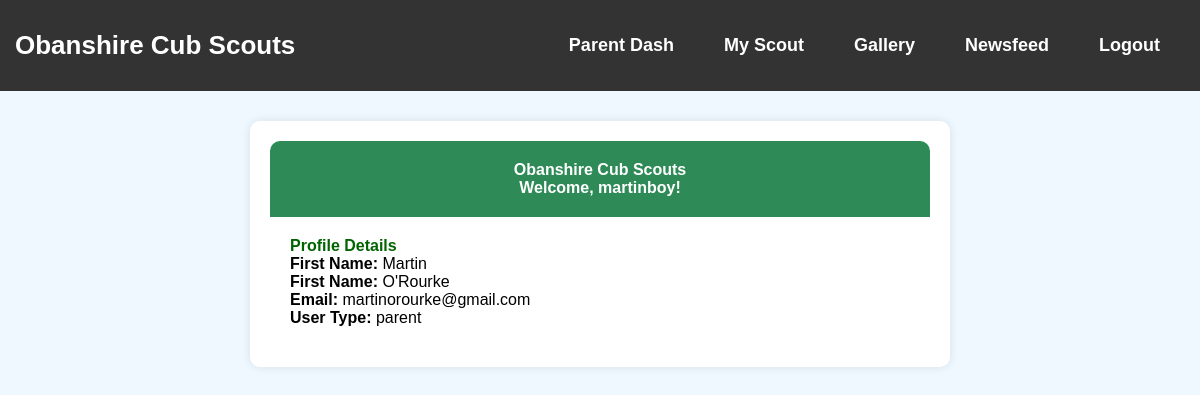
Page /public/parent/dashboard.php (signed in) on the committed database.
### tables this page shows
CREATE TABLE `users` (
  `id` int(11) NOT NULL,
  `username` varchar(50) NOT NULL,
  `password` varchar(255) NOT NULL,
  `email` varchar(100) NOT NULL,
  `user_type` enum('admin','scout','parent') NOT NULL,
  `first_name` varchar(255) DEFAULT NULL,
  `surname` varchar(255) DEFAULT NULL
);

### public/parent/dashboard.php (the view, shortened to what this page needs)
<?php
    include 'includes/header.php';
    include 'config/config.php';
    $username = $_SESSION['username'];
    $sql = "SELECT * FROM users WHERE username = ?";
    $stmt = mysqli_prepare($conn, $sql);
    mysqli_stmt_bind_param($stmt, "s", $username);
    mysqli_stmt_execute($stmt);
    $result = mysqli_stmt_get_result($stmt);
    $user = mysqli_fetch_assoc($result);
?>
<!DOCTYPE html>
<html lang="en">
<head>
  <link rel="stylesheet" href="assets/css/scout-dash.css" />
</head>
<body>
  <div class="container">
    <header>
      <h1>Obanshire Cub Scouts</h1>
      <h2>Welcome, <?= htmlspecialchars($user['username']) ?>!</h2>
    </header>
    <section>
      <h3>Profile Details</h3>
      <p><strong>First Name:</strong> <?= htmlspecialchars($user['first_name']) ?></p>
      <p><strong>First Name:</strong> <?= htmlspecialchars($user['surname']) ?></p>
      <p><strong>Email:</strong> <?= htmlspecialchars($user['email']) ?></p>
      <p><strong>User Type:</strong> <?= htmlspecialchars($user['user_type']) ?></p>
    </section>
  </div>
</body>
</html>

### assets/css/style.css (style rules this page uses)
* { margin: 0; padding: 0; box-sizing: border-box; font-family: sans-serif; font-size: 16px; }

### assets/css/scout-dash.css (style rules this page uses)
body { font-family: Arial, sans-serif; background-color: #f0f8ff; margin: 0; padding: 0; }
.container { max-width: 700px; margin: 30px auto; padding: 20px; background: white; border-radius: 10px; box-shadow: 0 0 10px rgba(0,0,0,0.1); }
header { background-color: #2e8b57; color: white; padding: 20px; border-radius: 10px 10px 0 0; text-align: center; }
section { padding: 20px; }
h3 { color: #006400; }

### rows in the picture
users: username "martinboy", first_name "Martin", surname "O'Rourke", email "martinorourke@gmail.com", user_type "parent"
